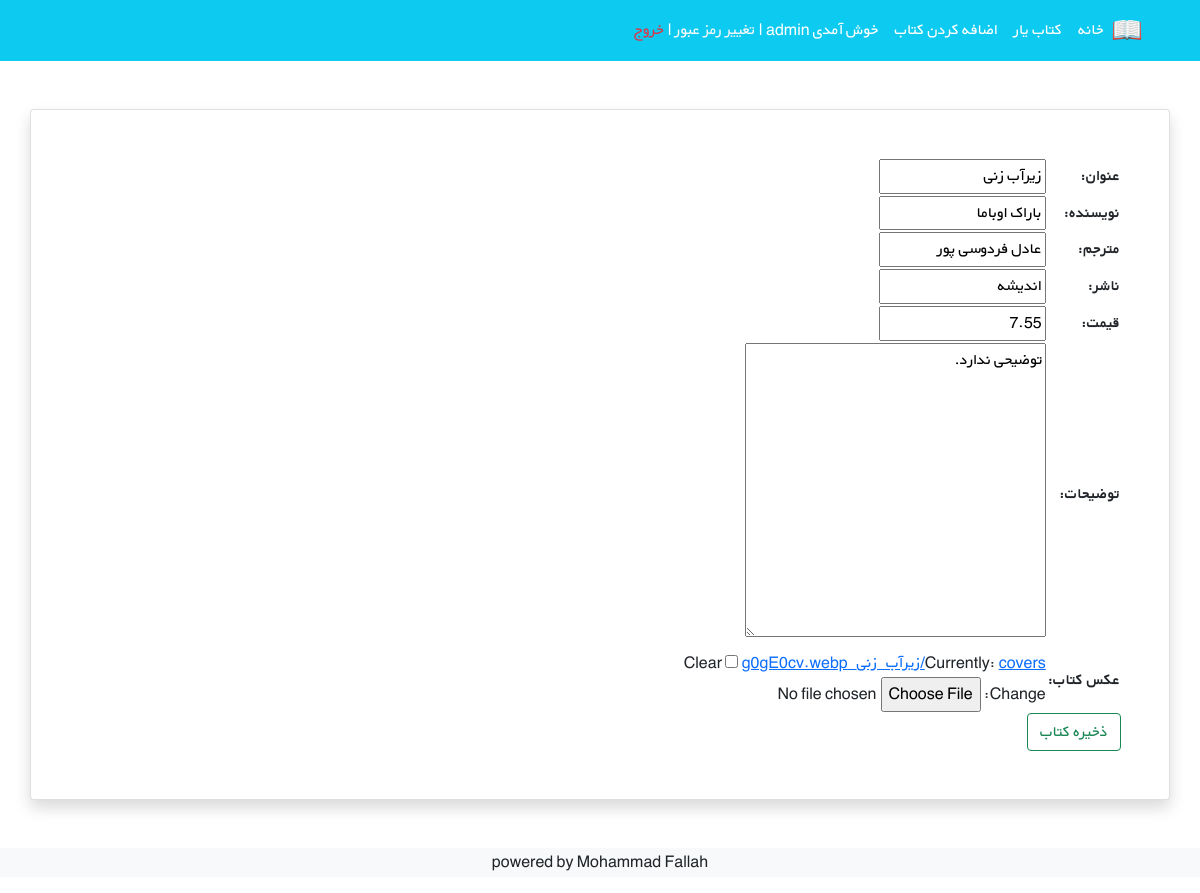
/update/18/ (signed in), run on the app's committed database.
### accounts/models.py (models this page shows)
class CustomUser(AbstractUser):
    GENDER_CHOICES = {
        ('M', "Male"),
        ('F', "Female"),
    }
    national_id = models.CharField(max_length=10, blank=True)
    phone_number = models.CharField(max_length=20, blank=True)
    gender = models.CharField(max_length=1, choices=GENDER_CHOICES, blank=True)
    birthday = models.DateField(null=True, blank=True)

### books/models.py (models this page shows, shortened)
class Book(models.Model):
    owner = models.ForeignKey(to=get_user_model(), on_delete=models.CASCADE, default=1)
    title = models.CharField(max_length = 60, verbose_name="عنوان")
    author = models.CharField(max_length = 100, verbose_name="نویسنده")
    translator = models.CharField(max_length=100, blank=True, verbose_name="مترجم")
    publisher = models.CharField(max_length=100, blank=True, verbose_name="ناشر")
    price = models.DecimalField(max_digits=5, decimal_places=2, verbose_name="قیمت")
    description = models.TextField(verbose_name="توضیحات")
    cover = models.ImageField(upload_to='covers/', blank=True, verbose_name="عکس کتاب")

### books/views.py (the view)
# urls.py: path('update/<int:pk>/', views.UpdateBook.as_view(), name='update'),
class UpdateBook(LoginRequiredMixin, UserPassesTestMixin, generic.UpdateView):
    model = Book
    template_name = 'book_new.html'
    fields = ['title','author','translator','publisher','price','description','cover']
    success_url = reverse_lazy('book_list')
    def test_func(self):
        book = self.get_object()
        return book.owner == self.request.user

### books/templates/book_new.html (shortened to what this page needs)
{% extends "base.html" %}
{% block content %}
<div class="container card shadow p-5 mt-5" dir="rtl">
    <form dir method="post" enctype="multipart/form-data">
        <table>
            {{ form.as_table }}
        </table>
        <input class="btn btn-outline-success" type="submit" value="ذخیره کتاب">
    </form>
</div>
{% endblock content %}

### templates/base.html (shortened to what this page needs)
{% load static %}
<!DOCTYPE html>
<html lang="en">
<head>
    <link href="https://cdn.jsdelivr.net/npm/bootstrap@5.1.3/dist/css/bootstrap.min.css" rel="stylesheet"
>
    <link rel="stylesheet" href="{% static 'css/style.css' %}">
    <link rel="stylesheet" href="{% static 'css/login.css' %}">
</head>
<body>
    <nav class="navbar navbar-expand-lg navbar-dark bg-info" dir="rtl">
        <div class="container">
            <a class="navbar-brand" href="{% url 'book_list' %}">
                <img src="{% static 'icons/book.png' %}" alt="" height="30"
                     class="d-inline-block align-text-top">
            </a>
            <div class="collapse navbar-collapse" id="navbarNavAltMarkup">
                <div class="navbar-nav align-items-center">
                    <a class="nav-link active" href="{% url 'home' %}">خانه</a>
                    <a class="nav-link active" href="{% url 'book_list' %}">کتاب یار</a>
                    <a class="nav-link active" href="{% url 'new_book' %}">اضافه کردن کتاب</a>
                    <div class="text-white mx-2">
                    {% if user.is_authenticated %}
                        خوش آمدی {{ user }}
                        |
                        <a class="link-light text-decoration-none" href="{% url 'password_change' %}">تغییر رمز عبور</a>
                        |
                        <a class="link-danger text-decoration-none" href="{% url 'logout' %}">خروج</a>
                    {% else %}
                        <a class="link-light text-decoration-none" href="{% url 'signup' %}">ثبت نام</a>
                        |
                        <a class="link-light text-decoration-none" href="{% url 'login' %}">ورود</a>
                    {% endif %}
                </div>
            </div>
        </div>
    </nav>
    {% block content %}{% endblock content %}
    <footer class="bg-light text-center text-lg-start mt-5">
        <div class="text-center bg-grey">
            <p>powered by Mohammad Fallah</p>
        </div>
    </footer>
</body>
</html>

### books/static/css/style.css (style rules this page uses)
* { font-family: 'BYekan', sans-serif; line-height: 1.8rem; }

### data on the page
CustomUser: username "admin"
Book: title "زیرآب زنی", author "باراک اوباما", translator "عادل فردوسی پور", publisher "اندیشه", price "7.55", description "توضیحی ندارد."
